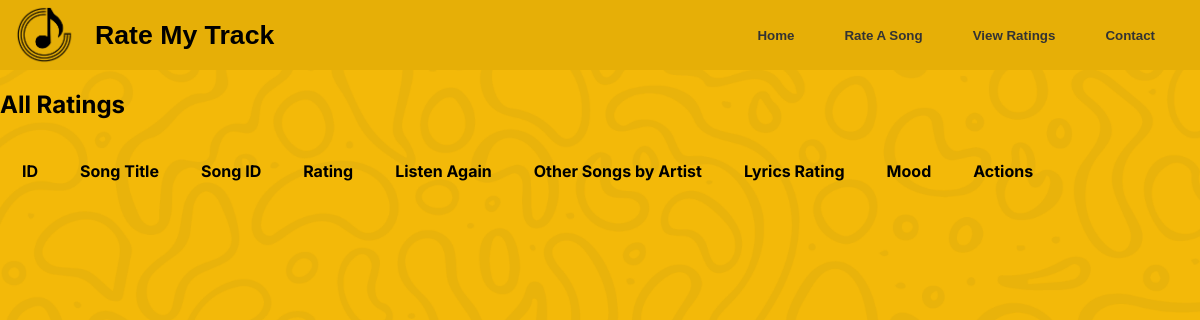
/ratings, run on an earlier commit of the app's database.
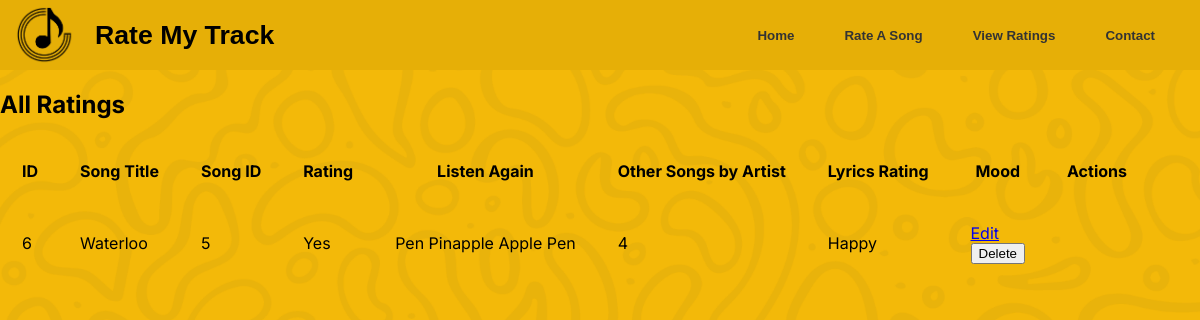
And on a later commit of the database.
### tables this page shows
CREATE TABLE "ratings" (
	"rating_id"	INTEGER,
	"song_id"	INTEGER,
	"rating"	INTEGER,
	"listen_again"	TEXT,
	"other_songs_by_artist"	TEXT,
	"lyrics_rating"	INTEGER,
	"mood"	TEXT,
	PRIMARY KEY("rating_id" AUTOINCREMENT),
	FOREIGN KEY("song_id") REFERENCES "songs"("id")
);

CREATE TABLE "songs" (
	"id"	INTEGER,
	"song_title"	TEXT,
	"artist_name"	TEXT,
	"release_year"	TEXT,
	"album"	TEXT,
	"genre"	TEXT,
	"thumbnail"	TEXT,
	"audio"	TEXT,
	PRIMARY KEY("id" AUTOINCREMENT)
);

### music_review_app.py (the view)
@app.route('/ratings')
def view_ratings():
    conn = get_db_connection()
    cursor = conn.cursor()
    cursor.execute("""
                SELECT ratings.rating_id, ratings.song_id, ratings.rating, ratings.listen_again,
                    ratings.other_songs_by_artist, ratings.lyrics_rating, ratings.mood, songs.song_title
                FROM ratings
                JOIN songs ON ratings.song_id = songs.id""")
    ratings = cursor.fetchall()
    conn.close()  # Close the connection immediately after use
    return render_template('view_ratings.html', ratings=ratings)

### music_review_app.py (called while the page is built)
def get_db_connection():
    conn = sqlite3.connect('musicreview.db')
    conn.row_factory = sqlite3.Row
    return conn

### templates/view_ratings.html (shortened to what this page needs)
{% extends 'base.html' %}
{% block content %}
<h2>All Ratings</h2>
<div id="ratings-table">
    <table>
        <thead>
            <tr>
                <th>ID</th>
                <th>Song Title</th>
                <th>Song ID</th>
                <th>Rating</th>
                <th>Listen Again</th>
                <th>Other Songs by Artist</th>
                <th>Lyrics Rating</th>
                <th>Mood</th>
                <th>Actions</th>
            </tr>
        </thead>
        <tbody>
            {% for rating in ratings %}
            <tr>
                <td>{{ rating.rating_id }}</td>
                <td>{{ rating.song_title }}</td>
                <td>{{ rating.rating }}</td>
                <td>{{ rating.listen_again }}</td>
                <td>{{ rating.other_songs_by_artist }}</td>
                <td>{{ rating.lyrics_rating }}</td>
                <td>{{ rating.mood }}</td>
                <td>
                    <div id="edit-button">
                        <a href="{{ url_for('edit_rating', id=rating.rating_id) }}">Edit</a>
                        <form action="{{ url_for('delete_rating', id=rating.rating_id) }}">
                            <button type="submit">Delete</button>
                        </form>
                    </div>
                </td>
            </tr>
            {% endfor %}
        </tbody>
    </table>
</div>
{% endblock %}

### templates/base.html (shortened to what this page needs)
<!DOCTYPE html>
<html lang="en">
<head>
    <link rel="stylesheet" href="{{ url_for('static', filename='style.css') }}">
</head>
<body>
    <nav>
        <ul>
            <li><img src="/static/Images/music-app-logos-removebg-preview.png" alt="Logo"></li>
            <li><h1>Rate My Track</h1></li>
            <div id="rightside-nav-bar">
                <li><a href="{{ url_for('index') }}">Home</a></li>
                <li><a href="{{ url_for('all_songs') }}">Rate A Song</a></li>
                <li><a href="{{ url_for('view_ratings') }}">View Ratings</a></li>
                <li><a href="{{ url_for('contact') }}">Contact</a></li>
            </div>
        </ul>
    </nav>
    {% block content %}
    {% endblock %}
</body>
</html>

### static/style.css (style rules this page uses)
body { background-image: url(/static/Images/Background-image.png); background-repeat: no-repeat; background-size: cover; margin: 0; font-family: 'Inter'; padding: 0; }
nav { background-color: #E6AF07; height: 70px; }
nav ul { list-style-type: none; margin: auto; display: flex; align-items: center; height: 70px; padding: 0 20px; font-family: Arial, Helvetica, sans-serif; }
li h1 { font-size: 20pt; margin-right: auto; display: block; }
li a { color: #333; text-decoration: none; padding: 0 15px; height: 100%; font-size: 10pt; font-weight: 600; display: block; }
li img { width: 60px; padding: 0 20px; margin-left: -25px; vertical-align: middle; }
#rightside-nav-bar { margin-left: auto; display: flex; align-items: center; }
#rightside-nav-bar li { display: inline-block; padding: 0; margin: 0 10px 0 10px; }
form { display: flex; flex-direction: column; }
#ratings-table th { padding: 20px; }
#ratings-table td { padding: 20px; }

What changed in the data, as far as the page shows it:
added ratings: rating_id "6", song_title "Waterloo", rating "5", listen_again "Yes", other_songs_by_artist "Pen Pinapple Apple Pen", lyrics_rating "4", mood "Happy"
